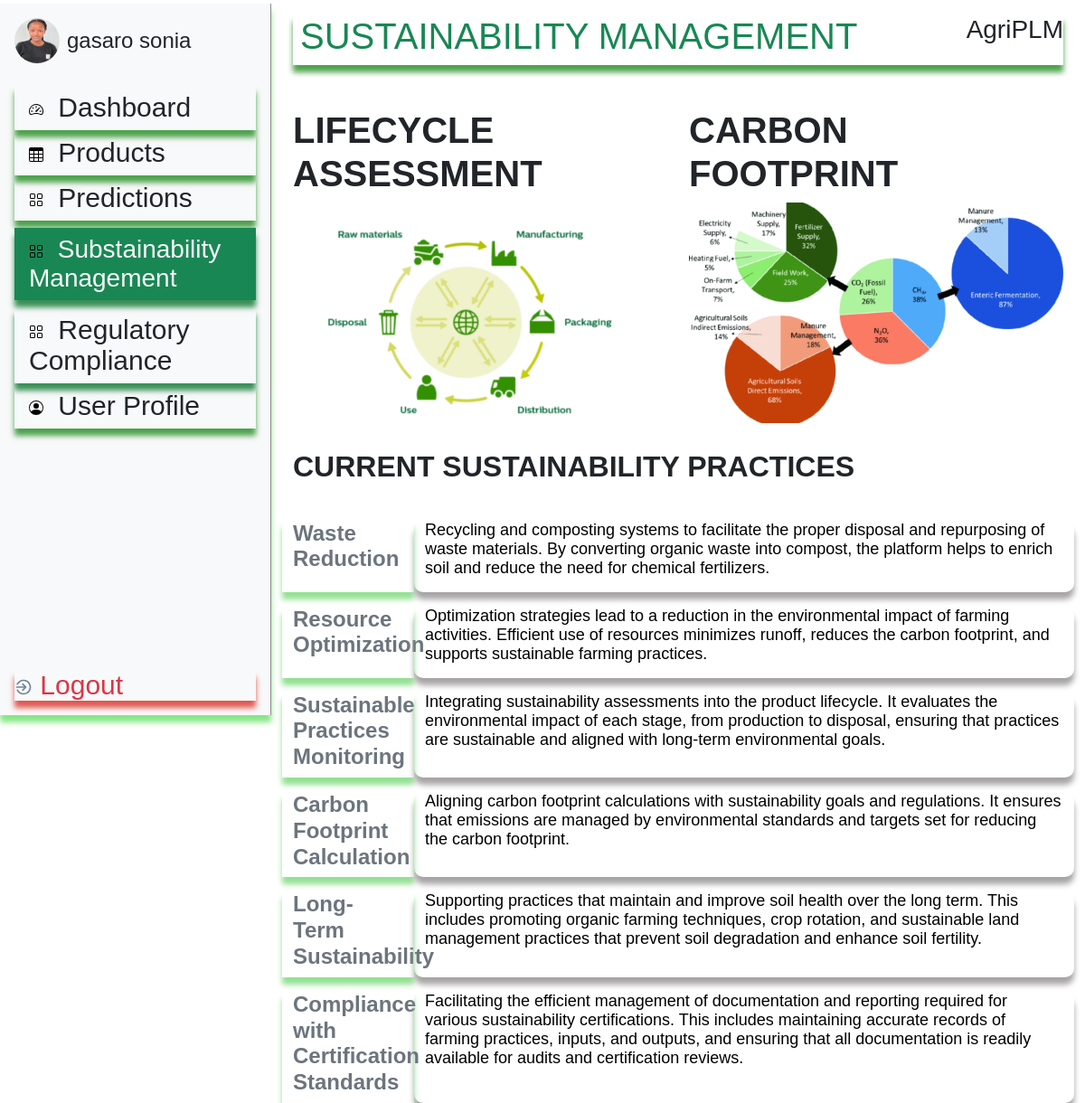
/farmer/farmer_sustainable_management/ (signed in), run on the app's committed database.
### accounts/models.py (models this page shows, shortened)
class UserProfiles(models.Model):
    user = models.ForeignKey(User, on_delete= models.CASCADE)
    photo = models.ImageField(upload_to='profile_pictures',null=True, blank=True)
    title = models.CharField(max_length=50, default='farmer',choices=TITLE_CHOICES,null=True, blank=True)
    province = models.CharField(max_length=20, default="Eastern", blank=True, null=True)
    district = models.CharField(max_length=20,default="Rwamagana",blank=True, null=True)
    sector = models.CharField(max_length=20,default="Musha Sector")
    cell = models.CharField(max_length=20,choices=MUSHA_CELL_CHOICES,blank=True,null=True)
    class Meta:
        verbose_name_plural = 'UserProfiles'

### admin_app/models.py (models this page shows, shortened)
class SustainabilityManagent(models.Model):
    title = models.CharField(max_length=100)
    description = models.TextField()

### farmer_app/views.py (the view)
# urls.py: path('farmer_sustainable_management/',views.FarmerSustainabilityManagementView,name='farmer_sustain_manage'),
@login_required(login_url='login')
def FarmerSustainabilityManagementView(request):
    page = "farmer_sustain_management"
    sustain_management = SustainabilityManagent.objects.all()
    context = {
        'page': page,
        'sustain_management':sustain_management,
    }
    return render(request,'farmer_dashboard/farmer_dashboard.html',context)\

### utils/context_processors.py (called while the page is built)
def get_user_profile_context(request):
    if request.user.is_authenticated:
        if not request.user.is_staff:
            user_profile = UserProfiles.objects.get(user=request.user.id)
            return {'user_profile': user_profile}
        else:
            return {}
    else:
        return {}

### templates/farmer_dashboard/farmer_dashboard.html (shortened to what this page needs)
<!DOCTYPE html>
{%load static%}
{%load crispy_forms_tags %}
{%load widget_tweaks%}
<html>
  <head>
    <link rel="stylesheet" href="{%static 'css/bootstrap.css'%}"/>
    <link rel="stylesheet" href="{%static 'css/bootstrap.min.css'%}"/>
    <link rel="stylesheet" href="{%static 'css/global.css'%}">
    <link rel="stylesheet" href="{%static 'css/farmer_css/farmer_home_dashboard.css'%}" />
  </head>
  <body style="font-family: Arial, Helvetica, sans-serif;">
    <div class="container-fluid">
      <div class="row">
        <div class="col-md-3 h-100 sticky-lg-top d-flex flex-column flex-shrink-0 p-3 bg-light mt-1" style="font-size:30px; border-right: 1px groove rgb(142, 140, 140);box-shadow: 0 8px 6px rgb(134, 230, 134);">
          <a href="{%url 'farmer_user_profile'%}" class="d-flex align-items-center mb-4 mb-md-0 me-md-auto link-dark text-decoration-none">
            {%if user_profile.photo%}
              <img src="{{user_profile.photo.url}}" alt="" width="50" height="50" class="rounded-circle me-2">
            {%else%}
              <img src="{%static 'img/public/11@2x.png'%}" alt="" width="32" height="32" class="rounded-circle me-2">
            {%endif%}
            <span class="fs-4">{{user.first_name}} {{user.last_name}}</span>
          </a>
        <ul class="nav flex-column mb-auto mt-4">
          <li>
            <a href="{%url 'farmer_dashboard'%}"
            class="nav-link link-dark shado
            ">
              <svg class="bi me-2" width="16" height="16"><use xlink:href="#speedometer2"/></svg>
              Dashboard
            </a>
          </li>
          <li>
            <a href="{%url 'farmer_user_products'%}"
            class="nav-link link-dark shado
            ">
              <svg class="bi me-2" width="16" height="16"><use xlink:href="#table"/></svg>
              Products
            </a>
          </li>
          <li>
            <a href="{%url 'farmer_yield_predict'%}"
            class="nav-link link-dark shado
            ">
              <svg class="bi me-2" width="16" height="16"><use xlink:href="#grid"/></svg>
              Predictions
            </a>
          </li>
          <li>
            <a href="{%url 'farmer_sustain_manage'%}"
            class="nav-link link-dark shado2 mt-2
            {%if request.resolver_match.url_name == 'farmer_sustain_manage'%}
              bg-success text-light
            {%endif%}" style="font-size: 28px;">
              <svg class="bi me-2" width="16" height="16"><use xlink:href="#grid"/></svg>
              Substainability Management
            </a>
          </li>
           <li>
            <a href="{%url 'farmer_regulatory_compliance'%}"
            class="nav-link link-dark shado2 mt-2
            ">
              <svg class="bi me-2" width="16" height="16"><use xlink:href="#grid"/></svg>
              Regulatory Compliance
            </a>
          </li>
          <li>
            <a href="{%url 'farmer_user_profile'%}"
            class="nav-link link-dark shado {%if request.resolver_match.url_name == 'farmer_user_profile'%} bg-success text-light {%endif%}">
              <svg class="bi me-2" width="16" height="16"><use xlink:href="#people-circle"/></svg>
              User Profile
            </a>
          </li>
        </ul>
        <a href="{%url 'logout'%}" class="text-danger shado3" style="text-decoration: none; color:black; margin-top:100%;">
          <img  class="usign-out-alt-icon" loading="lazy" alt=""src="{%static 'img/public/usignoutalt.svg' %}"/> Logout
        </a>
     </div>
      {%if page == 'farmer_dash'%}
      <div class="col-md-9">
        <div class="container mt-2">
            <div class="d-flex justify-content-between sticky-lg-top bg-light p-2 mb-4 shado" style="border-radius:10px;">
              <h1 class="text-success">REAL TIME ANALYTICS</h1>
              <h3>AgriPLM</h3>
            </div>
            <div class="row">
              <h2 class="col-md-6 mb-4 ">WELCOME FARMER {{user.last_name |upper}}</h2>
              <div class="col-md-2"> </div>
              <div class="col-md-4">{%include 'messages/messages.html'%}</div>
            </div>
            <div class="row col-10 shado4 p-3" style="border-radius: 25px; border:1px groove black;">
                    <div class="col-md-4 row" style="border-right: 1px groove black;">
                          <div class="col">
                            <img src="{%static 'img/public/crop.png'%}" alt="">
                          </div>
                          <div class="col">
                            <div class="col-12 text-secondary">Total Estimated Yield</div>
                            <div class="col-12"><h6><b>{{my_total_yields}} Tons</b></h6></div>
                          </div>
                    </div>
                    <div class="col-md-4 row" style="border-right: 1px groove black;">
                      <div class="col px-3">
                          <img src="{%static 'img/public/group-10-21.svg'%}" alt="">
                        </div>
                        <div class="col">
                          <div class="col-12 text-success">Active Projects</div>
                          <div class="col-12"><h4 class="mt-2"><b>{{my_active_projects}}</b></h4></div>
                        </div>
                    </div>
                    <div class="col-md-4 row">
                        <div class="col px-3">
                          <img src="{%static 'img/public/group-10-21.svg'%}" alt="">
                        </div>
                        <div class="col">
                          <div class="col-12 text-danger">Closed Projects</div>
                          <div class="col-12"><h4 class="mt-2"><b>{{my_closed_projetcs}}</b></h4></div>
                        </div>
                    </div>
            </div>
            <div class="row mt-5">
              <h3 class="text-success">MY PROJECTS REPORT</h3>
              {%if yield_data%}
              <div class="w-100" style="overflow-x: scroll;">
               <table class="table table-hover mt-3 table_pred shado">
                  <thead>
                    <th class="bg-success text-light">Project_ID</th>
                    <th class="bg-success text-light">Cell</th>
                    <th class="bg-success text-light">Nitrogen</th>
                    <th class="bg-success text-light">Phosphorus</th>
                    <th class="bg-success text-light">Potassium</th>
                    <th class="bg-success text-light">Ph</th>
                    <th class="bg-success text-light">Rainfall</th>
                    <th class="bg-success text-light">Temperature</th>
                    <th class="bg-success text-light">Crop</th>
                    <th class="bg-success text-light">Fertilizer</th>
                    <th class="bg-success text-light">Fertilizer Amount (Kgs)</th>
                    <th class="bg-success text-light">Date of Yield Pred</th>
                    <th class="bg-success text-light">Estimated Yield (Tons)</th>
                    <th class="bg-success text-light">Project Status</th>
                  </thead>
                  <tbody>
                    {%for data in yield_data%}
                    <tr>
                      <td>{{data.id}}</td>
                      <td>{{data.crop_fert_pred.cell}}</td>
                      <td>{{data.crop_fert_pred.nitrogen}}</td>
                      <td>{{data.crop_fert_pred.phosphorus}}</td>
                      <td>{{data.crop_fert_pred.potassium}}</td>
                      <td>{{data.crop_fert_pred.ph}}</td>
                      <td>{{data.crop_fert_pred.rainfall}}</td>
                      <td>{{data.crop_fert_pred.temperature}}</td>
                      <td>{{data.crop_fert_pred.predicted_crop}}</td>
                      <td>{{data.crop_fert_pred.predicted_fertilizer}}</td>
                      <td>{{data.fertilizer_amount}}</td>
                      <td>{{data.yield_pred_date}}</td>
                      <td>{{data.predicted_yield}}</td>
                      {%if data.is_project_active%}
                      <td class="text-success shado">Active</td>
                      <td><a href="{%url 'close_active_projects' data.id%}" class="btn btn-danger">Close</a></td>
                      {%else%}
                      <td class="text-danger">Closed</td>
                      {%endif%}
                    </tr>
                    {%endfor%}
                  </tbody>
                </table>
              </div>
              {%else%}
              <h1>No available projects</h1>
              {%endif%}
            </div>
          </div>
        </div>
        {%elif page == 'farmer_sustain_management'%}
         <div class="col-md-9">
          <div class="container mt-3">
              <div class="d-flex justify-content-between mb-5 shado">
              <h1 class="text-success px-2">SUSTAINABILITY MANAGEMENT</h1>
              <h3>AgriPLM</h3>
            </div>
            <div class="row">
              <div class="col-md-6">
                <h1><b>LIFECYCLE ASSESSMENT</b></h1>
                <img class="w-100" src="{%static 'img/life_cycle_ass.png'%}" alt="">
              </div>
              <div class="col-md-6">
              <h1><b>CARBON FOOTPRINT</b></h1>
              <img class="w-100" src="{%static 'img/carbon_footprint.png'%}" alt="">
            </div>
            </div>
            <div class="row row-cols-1 mt-4">
                <h2 class="mb-4"><b>CURRENT SUSTAINABILITY PRACTICES</b></h2>
              {%for sus in sustain_management%}
              <div class="col mt-3">
                <div class="row">
                  <div class="col-md-2 text-secondary shado1">
                  <h4><b>{{sus.title}}</b></h4>
                  </div>
                  <div class="col-md-10 shado4" style="border-radius: 10px; color: black;">
                    <p style="font-size: 18px;">{{sus.description}}</p>
                  </div>
                </div>
              </div>
              {%endfor%}
            </div>
         </div>
         </div>
       {%endif%}
      </div>
    </div>
  </body>
</html>

### static/css/farmer_css/farmer_home_dashboard.css (style rules this page uses)
.usign-out-alt-icon { height: 20px; width: 20px; position: relative; overflow: hidden; flex-shrink: 0; min-height: 20px; }

### templates/farmer_dashboard/farmer_dashboard.html (style rules this page uses)
.shado { box-shadow: 0 8px 6px rgb(76, 162, 76); }
.shado1 { box-shadow: 0 8px 6px rgb(146, 224, 146); }
.shado2 { box-shadow: 0 8px 6px rgb(56, 143, 86); }
.shado3 { box-shadow: 0 8px 6px rgb(224, 88, 80); }
.shado4 { box-shadow: 0 8px 6px rgb(166, 164, 164); }

### data on the page
UserProfiles: photo (picture)
SustainabilityManagent: title "Waste Reduction", description "Recycling and composting systems to facilitate the proper disposal and repurposing of waste materials. By converting organic waste into compost, the platform helps to enrich soil and reduce the need for chemical fertilizers."
SustainabilityManagent: title "Resource Optimization", description "Optimization strategies lead to a reduction in the environmental impact of farming activities. Efficient use of resources minimizes runoff, reduces the carbon footprint, and supports sustainable farming practices."
SustainabilityManagent: title "Sustainable Practices Monitoring", description "Integrating sustainability assessments into the product lifecycle. It evaluates the environmental impact of each stage, from production to disposal, ensuring that practices are sustainable and aligned with long-term environmental goals."
SustainabilityManagent: title "Carbon Footprint Calculation", description "Aligning carbon footprint calculations with sustainability goals and regulations. It ensures that emissions are managed by environmental standards and targets set for reducing the carbon footprint."
SustainabilityManagent: title "Long-Term Sustainability", description "Supporting practices that maintain and improve soil health over the long term. This includes promoting organic farming techniques, crop rotation, and sustainable land management practices that prevent soil degradation and enhance soil fertility."
SustainabilityManagent: title "Compliance with Certification Standards", description "Facilitating the efficient management of documentation and reporting required for various sustainability certifications. This includes maintaining accurate records of farming practices, inputs, and outputs, and ensuring that all documentation is readily available for audits and certification reviews."

### other printed values
{{ user.first_name }} "gasaro"
{{ user.last_name }} "sonia"
